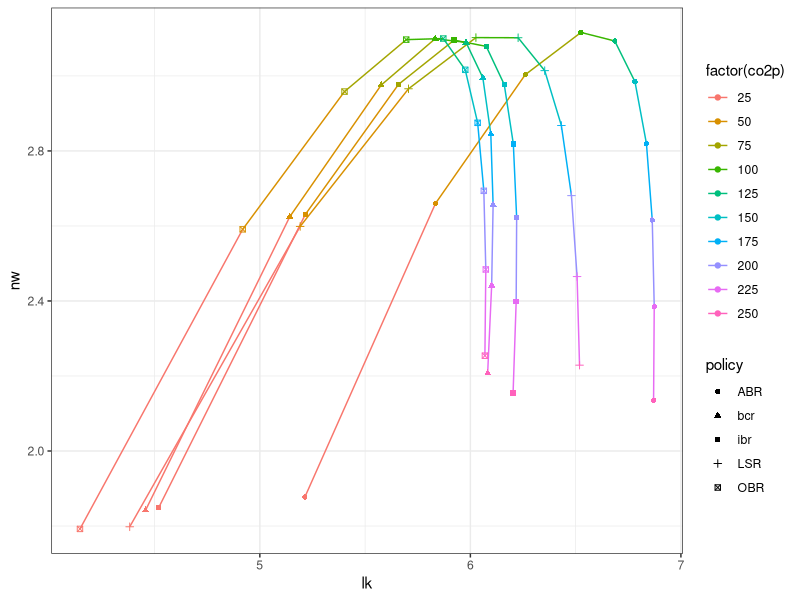

Recreate this plot in R.
## ---- chunk 1
library(tidyverse)

dat <- read_csv("multi_scen.csv")

# Net welfare
net_welfare <- dat %>% 
  filter(item == "netwelf") %>%
  dplyr::select(policy, nw=value, co2p, scc)
leakage <- dat %>% 
  filter(item == "Leakage", region == "all") %>%
  dplyr::select(policy, lk=value, co2p, scc)
pd <- inner_join(net_welfare, leakage) 

ggplot(pd %>% filter(scc == 250), aes(x=lk, y=nw, shape=policy, colour=factor(co2p), group=policy)) +
  geom_path() +
  geom_point() +
  theme_bw() 
